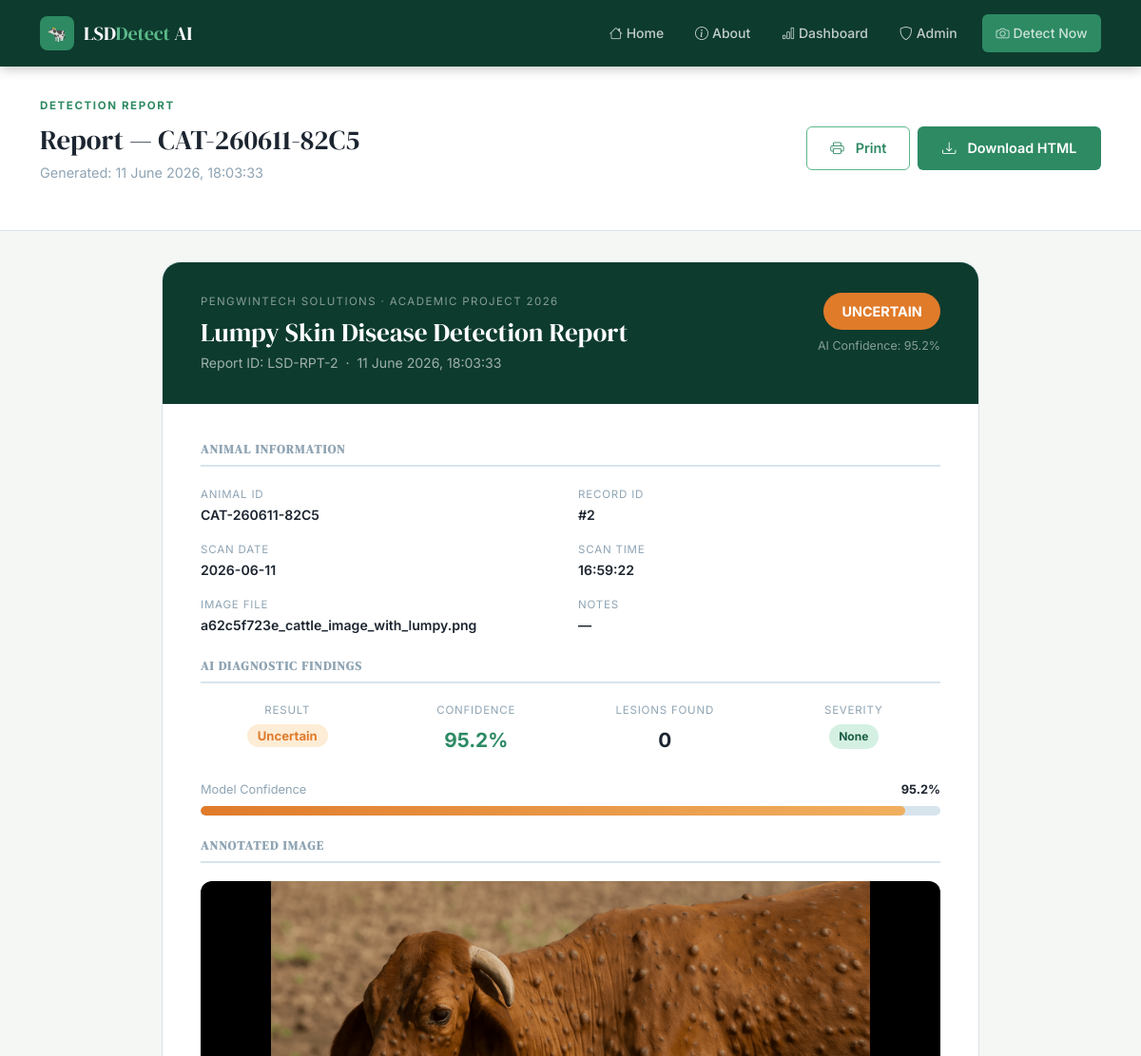
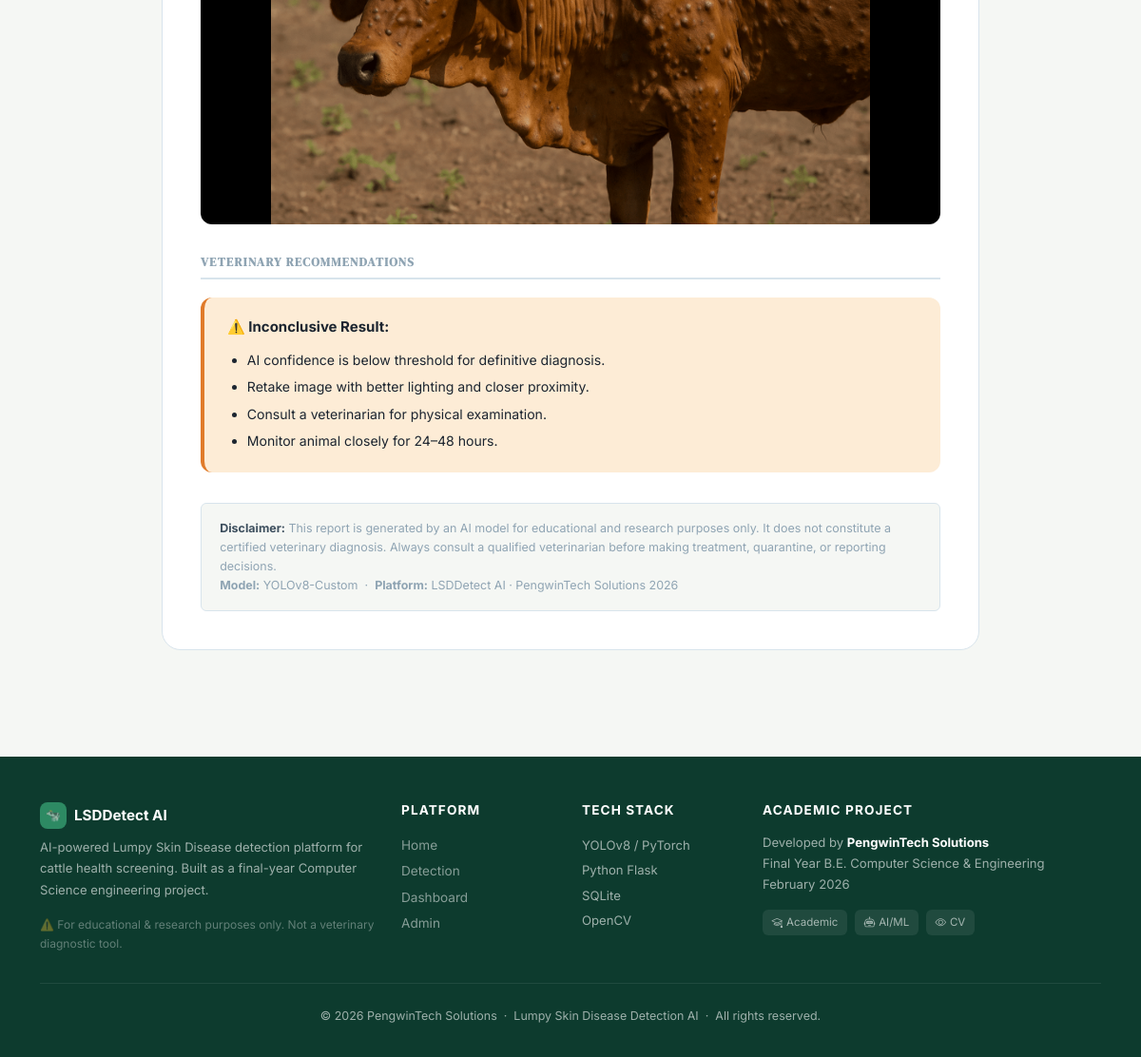
The page /report/2 on the database its author committed (2 pictures, top to bottom).
### tables this page shows
CREATE TABLE detections (
            id          INTEGER PRIMARY KEY AUTOINCREMENT,
            animal_id   TEXT NOT NULL,
            image_name  TEXT NOT NULL,
            image_path  TEXT NOT NULL,
            result      TEXT NOT NULL,          -- 'Positive' | 'Healthy' | 'Uncertain'
            confidence  REAL NOT NULL,
            lesion_count INTEGER DEFAULT 0,
            severity    TEXT DEFAULT 'None',    -- None | Mild | Moderate | Severe
            notes       TEXT,
            created_at  TEXT NOT NULL
        );

### app.py (the view)
@app.route('/report/<int:detection_id>')
def report(detection_id):
    record = db.get_detection_by_id(detection_id)
    if not record:
        abort(404)
    return render_template('report.html', record=record,
                           generated_at=datetime.now().strftime('%d %B %Y, %H:%M:%S'))

### templates/report.html (shortened to what this page needs)
{% extends "base.html" %}
{% block content %}
<div class="page-header">
  <div class="container d-flex justify-content-between align-items-center flex-wrap gap-3">
    <div>
      <div class="section-eyebrow">Detection Report</div>
      <h1>Report — {{ record.animal_id }}</h1>
      <p>Generated: {{ generated_at }}</p>
    </div>
    <div class="d-flex gap-2 flex-wrap">
      <button id="printReportBtn" class="btn-outline-custom">
        <i class="bi bi-printer me-1"></i>Print
      </button>
      <a href="{{ url_for('download_report', detection_id=record.id) }}"
         class="btn-primary-custom">
        <i class="bi bi-download me-1"></i>Download HTML
      </a>
    </div>
  </div>
</div>
<div class="container pb-5">
  <div class="card-shell" style="max-width:860px;margin:0 auto">
    <div style="background:var(--green-900);padding:2rem 2.5rem;color:#fff">
      <div class="d-flex justify-content-between align-items-start flex-wrap gap-3">
        <div>
          <div style="font-size:.72rem;letter-spacing:.12em;text-transform:uppercase;color:rgba(255,255,255,.5);margin-bottom:.4rem">
            PengwinTech Solutions · Academic Project 2026
          </div>
          <h2 style="font-family:var(--ff-display);color:#fff;font-size:1.7rem;margin-bottom:.2rem">
            Lumpy Skin Disease Detection Report
          </h2>
          <div style="color:rgba(255,255,255,.6);font-size:.88rem">
            Report ID: LSD-RPT-{{ record.id }} &nbsp;·&nbsp; {{ generated_at }}
          </div>
        </div>
        <div style="text-align:right">
          {% set result_colors = {'Positive': '#d13b3b', 'Healthy': '#2d8a63', 'Uncertain': '#e07b2a'} %}
          <div style="background:{{ result_colors.get(record.result, '#888') }};
                      padding:.5rem 1.2rem;border-radius:50px;font-weight:700;
                      font-size:.9rem;display:inline-block">
            {{ record.result | upper }}
          </div>
          <div style="color:rgba(255,255,255,.5);font-size:.78rem;margin-top:.4rem">
            AI Confidence: {{ (record.confidence * 100) | round(1) }}%
          </div>
        </div>
      </div>
    </div>
    <div style="padding:2.5rem">
      <h5 style="font-size:.8rem;font-weight:700;text-transform:uppercase;letter-spacing:.1em;
                 color:var(--mist);border-bottom:2px solid var(--cloud);padding-bottom:.5rem;margin-bottom:1.2rem">
        Animal Information
      </h5>
      <div class="row g-3 mb-4">
        {% for label, value in [
          ('Animal ID', record.animal_id),
          ('Record ID', '#' ~ record.id),
          ('Scan Date', record.created_at.split(' ')[0]),
          ('Scan Time', record.created_at.split(' ')[1] if ' ' in record.created_at else '—'),
          ('Image File', record.image_name),
          ('Notes', record.notes or '—')
        ] %}
        <div class="col-6">
          <div style="font-size:.72rem;color:var(--mist);text-transform:uppercase;letter-spacing:.07em">{{ label }}</div>
          <div style="font-weight:600;font-size:.88rem;word-break:break-all">{{ value }}</div>
        </div>
        {% endfor %}
      </div>
      <h5 style="font-size:.8rem;font-weight:700;text-transform:uppercase;letter-spacing:.1em;
                 color:var(--mist);border-bottom:2px solid var(--cloud);padding-bottom:.5rem;margin-bottom:1.2rem">
        AI Diagnostic Findings
      </h5>
      <div class="row g-3 mb-4">
        <div class="col-sm-3 text-center">
          <div style="font-size:.72rem;color:var(--mist);text-transform:uppercase;letter-spacing:.07em;margin-bottom:.3rem">Result</div>
          <span class="badge-{{ record.result | lower }}" style="font-size:.82rem">{{ record.result }}</span>
        </div>
        <div class="col-sm-3 text-center">
          <div style="font-size:.72rem;color:var(--mist);text-transform:uppercase;letter-spacing:.07em;margin-bottom:.3rem">Confidence</div>
          <strong style="font-size:1.3rem;color:var(--green-500)">{{ (record.confidence * 100) | round(1) }}%</strong>
        </div>
        <div class="col-sm-3 text-center">
          <div style="font-size:.72rem;color:var(--mist);text-transform:uppercase;letter-spacing:.07em;margin-bottom:.3rem">Lesions Found</div>
          <strong style="font-size:1.3rem">{{ record.lesion_count }}</strong>
        </div>
        <div class="col-sm-3 text-center">
          <div style="font-size:.72rem;color:var(--mist);text-transform:uppercase;letter-spacing:.07em;margin-bottom:.3rem">Severity</div>
          <span class="severity-pill sev-{{ record.severity | lower }}">{{ record.severity }}</span>
        </div>
      </div>
      <div class="mb-4">
        <div class="d-flex justify-content-between mb-1" style="font-size:.8rem">
          <span style="color:var(--mist)">Model Confidence</span>
          <strong>{{ (record.confidence * 100) | round(1) }}%</strong>
        </div>
        <div class="confidence-bar-wrap">
          <div class="confidence-bar"
               data-width="{{ (record.confidence * 100) | round(1) }}"
               style="width:0%;
               background:{% if record.result == 'Positive' %}linear-gradient(90deg,var(--red-500),#e87070)
                          {% elif record.result == 'Healthy' %}linear-gradient(90deg,var(--green-500),var(--green-300))
                          {% else %}linear-gradient(90deg,var(--amber-500),#f0b060){% endif %}">
          </div>
        </div>
      </div>
      <h5 style="font-size:.8rem;font-weight:700;text-transform:uppercase;letter-spacing:.1em;
                 color:var(--mist);border-bottom:2px solid var(--cloud);padding-bottom:.5rem;margin-bottom:1.2rem">
        Annotated Image
      </h5>
      <div style="background:#000;border-radius:var(--radius);overflow:hidden;margin-bottom:2rem">
        {% set ann = 'annotated_' + record.image_name %}
        <img src="{{ url_for('static', filename='uploads/' + ann) }}"
             onerror="this.src='{{ url_for('static', filename='uploads/' + record.image_name) }}'"
             alt="Annotated cattle image"
             style="width:100%;max-height:420px;object-fit:contain;display:block" />
      </div>
      <h5 style="font-size:.8rem;font-weight:700;text-transform:uppercase;letter-spacing:.1em;
                 color:var(--mist);border-bottom:2px solid var(--cloud);padding-bottom:.5rem;margin-bottom:1.2rem">
        Veterinary Recommendations
      </h5>
      <div style="background:{% if record.result == 'Positive' %}var(--red-100){% elif record.result == 'Healthy' %}var(--green-50){% else %}var(--amber-100){% endif %};
                  border-radius:var(--radius);padding:1.2rem 1.5rem;margin-bottom:2rem;
                  border-left:4px solid {% if record.result == 'Positive' %}var(--red-500){% elif record.result == 'Healthy' %}var(--green-500){% else %}var(--amber-500){% endif %}">
        {% if record.result == 'Positive' %}
        <strong>⚠️ Immediate Action Required:</strong>
        <ul style="margin:.5rem 0 0;padding-left:1.3rem;font-size:.88rem;line-height:2">
          <li>Isolate the affected animal from the herd immediately.</li>
          <li>Contact a licensed veterinarian for clinical confirmation.</li>
          <li>Report to local animal health authorities as required by regulation.</li>
          <li>Disinfect shared equipment and restrict farm access.</li>
          <li>Monitor remaining herd for similar symptoms over the next 14 days.</li>
        </ul>
        {% else %}
        <strong>⚠️ Inconclusive Result:</strong>
        <ul style="margin:.5rem 0 0;padding-left:1.3rem;font-size:.88rem;line-height:2">
          <li>AI confidence is below threshold for definitive diagnosis.</li>
          <li>Retake image with better lighting and closer proximity.</li>
          <li>Consult a veterinarian for physical examination.</li>
          <li>Monitor animal closely for 24–48 hours.</li>
        </ul>
        {% endif %}
      </div>
      <div style="background:var(--ivory);border:1px solid var(--cloud);border-radius:var(--radius-sm);
                  padding:1rem 1.2rem;font-size:.78rem;color:var(--mist);line-height:1.6">
        <strong style="color:var(--slate)">Disclaimer:</strong>
        This report is generated by an AI model for educational and research purposes only.
        It does not constitute a certified veterinary diagnosis. Always consult a qualified
        veterinarian before making treatment, quarantine, or reporting decisions.
        <br><strong>Model:</strong> YOLOv8-Custom &nbsp;·&nbsp;
        <strong>Platform:</strong> LSDDetect AI · PengwinTech Solutions 2026
      </div>
    </div>
  </div>
</div>
{% endblock %}

### templates/base.html (shortened to what this page needs)
<!DOCTYPE html>
<html lang="en">
<head>
  <link rel="stylesheet" href="https://cdn.jsdelivr.net/npm/bootstrap@5.3.3/dist/css/bootstrap.min.css" />
  <link rel="stylesheet" href="https://cdn.jsdelivr.net/npm/bootstrap-icons@1.11.3/font/bootstrap-icons.min.css" />
  <link rel="stylesheet" href="{{ url_for('static', filename='css/main.css') }}" />
</head>
<body>
<nav class="navbar navbar-expand-lg navbar-custom">
  <div class="container">
    <a class="navbar-brand" href="{{ url_for('index') }}">
      <div class="brand-icon">🐄</div>
      <span>LSD<span style="color:var(--green-300);">Detect</span> AI</span>
    </a>
    <div class="collapse navbar-collapse" id="navMenu">
      <ul class="navbar-nav ms-auto align-items-lg-center gap-lg-1">
        <li class="nav-item">
          <a class="nav-link {% if request.endpoint=='index' %}active{% endif %}"
             href="{{ url_for('index') }}">
            <i class="bi bi-house me-1"></i>Home
          </a>
        </li>
        <li class="nav-item">
          <a class="nav-link {% if request.endpoint=='about' %}active{% endif %}"
             href="{{ url_for('about') }}">
            <i class="bi bi-info-circle me-1"></i>About
          </a>
        </li>
        <li class="nav-item">
          <a class="nav-link {% if request.endpoint=='dashboard' %}active{% endif %}"
             href="{{ url_for('dashboard') }}">
            <i class="bi bi-bar-chart me-1"></i>Dashboard
          </a>
        </li>
        <li class="nav-item">
          <a class="nav-link {% if request.endpoint=='admin' %}active{% endif %}"
             href="{{ url_for('admin') }}">
            <i class="bi bi-shield me-1"></i>Admin
          </a>
        </li>
        <li class="nav-item ms-lg-2">
          <a class="nav-link nav-cta {% if request.endpoint=='detect' %}active{% endif %}"
             href="{{ url_for('detect') }}">
            <i class="bi bi-camera me-1"></i>Detect Now
          </a>
        </li>
      </ul>
    </div>
  </div>
</nav>
{% block content %}{% endblock %}
<footer class="footer">
  <div class="container">
    <div class="row g-4">
      <div class="col-lg-4">
        <div class="d-flex align-items-center gap-2 mb-2">
          <div class="brand-icon" style="width:28px;height:28px;font-size:.8rem">🐄</div>
          <span style="color:#fff;font-weight:700;font-size:.95rem">LSDDetect AI</span>
        </div>
        <p style="font-size:.82rem;line-height:1.7">
          AI-powered Lumpy Skin Disease detection platform for cattle health screening.
          Built as a final-year Computer Science engineering project.
        </p>
        <div class="mt-2" style="font-size:.75rem;color:rgba(255,255,255,.35)">
          ⚠️ For educational &amp; research purposes only. Not a veterinary diagnostic tool.
        </div>
      </div>
      <div class="col-6 col-lg-2">
        <h6>Platform</h6>
        <ul class="list-unstyled" style="line-height:2">
          <li><a href="{{ url_for('index') }}">Home</a></li>
          <li><a href="{{ url_for('detect') }}">Detection</a></li>
          <li><a href="{{ url_for('dashboard') }}">Dashboard</a></li>
          <li><a href="{{ url_for('admin') }}">Admin</a></li>
        </ul>
      </div>
      <div class="col-6 col-lg-2">
        <h6>Tech Stack</h6>
        <ul class="list-unstyled" style="line-height:2;font-size:.82rem">
          <li>YOLOv8 / PyTorch</li>
          <li>Python Flask</li>
          <li>SQLite</li>
          <li>OpenCV</li>
        </ul>
      </div>
      <div class="col-lg-4">
        <h6>Academic Project</h6>
        <p style="font-size:.82rem">
          Developed by <strong style="color:#fff">PengwinTech Solutions</strong><br>
          Final Year B.E. Computer Science &amp; Engineering<br>
          February 2026
        </p>
        <div class="d-flex gap-2 mt-2">
          <span style="background:rgba(255,255,255,.08);border-radius:6px;padding:.25rem .6rem;font-size:.72rem;color:rgba(255,255,255,.6)">
            <i class="bi bi-mortarboard me-1"></i>Academic
          </span>
          <span style="background:rgba(255,255,255,.08);border-radius:6px;padding:.25rem .6rem;font-size:.72rem;color:rgba(255,255,255,.6)">
            <i class="bi bi-robot me-1"></i>AI/ML
          </span>
          <span style="background:rgba(255,255,255,.08);border-radius:6px;padding:.25rem .6rem;font-size:.72rem;color:rgba(255,255,255,.6)">
            <i class="bi bi-eye me-1"></i>CV
          </span>
        </div>
      </div>
    </div>
    <div class="footer-bottom">
      &copy; 2026 PengwinTech Solutions &nbsp;·&nbsp; Lumpy Skin Disease Detection AI &nbsp;·&nbsp; All rights reserved.
    </div>
  </div>
</footer>
</body>
</html>

### rows shown on the page
detections: animal_id "CAT-260611-82C5", id "2", result "UNCERTAIN", (record.confidence*100)|round(1) "95.2", label "ANIMAL ID", animal "CAT-260611-82C5", label "IMAGE FILE", image_name "a62c5f723e_cattle_image_with_lumpy.png", result "Uncertain", lesion_count "0", severity "None", image_name (picture)

### other values the page prints
{{ label }} "RECORD ID" "SCAN DATE" "SCAN TIME" "NOTES"
{{ value }} "#2" "2026-06-11" "16:59:22" "—"
